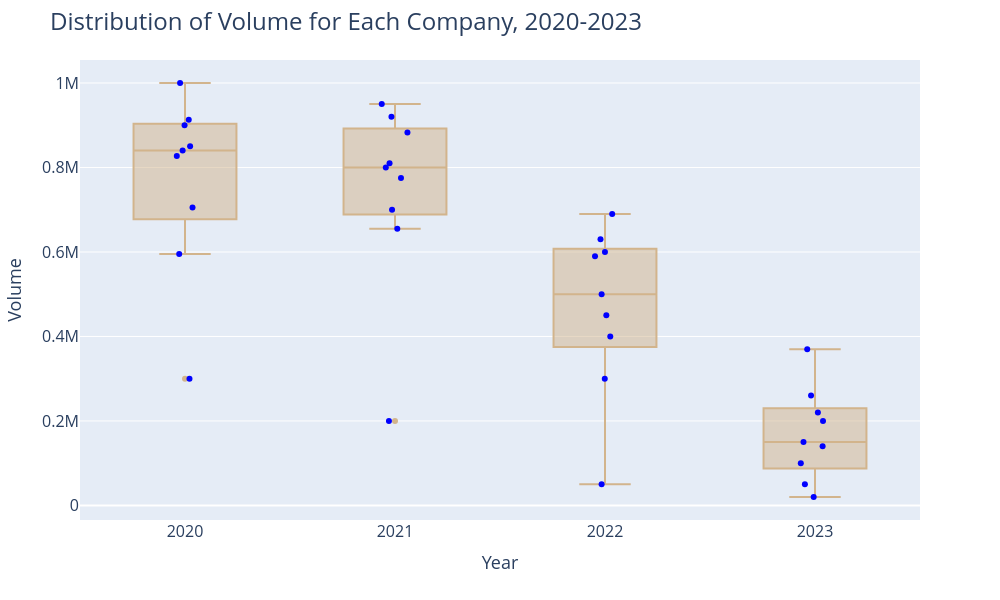

Notebook source saved alongside this figure:
### Markdown cell above
### Dynamic

### Code cell
# creates the boxplots
plot = px.box(all_files, x = all_files['year'], y = all_files['number'],
              color_discrete_sequence = ['tan'],
              boxmode = 'overlay', 
              category_orders={'year':('2020', '2021', '2022', '2023')}
              )

# if I want to turn off hover info for the boxplots
plot = plot.update_traces(hovertemplate = None, hoverinfo = 'none')

# plots the points (not in a straight line)
fig = px.strip(all_files, x = all_files['year'], y = all_files['number'],
               stripmode = 'overlay', width = 40, # change width?
               color_discrete_sequence = ['blue'], 
               category_orders={'year':('2020', '2021', '2022', '2023')}, 
              hover_name = 'entities', hover_data = ['year', 'number'])

# overlays the box plot and strip scatterplot together
plot = plot.add_traces(list(fig.select_traces()))

plot.update_layout(autosize = False, 
                  width = 1000, 
                  height = 600, 
                  title = dict(text = "Distribution of Volume for Each Company, 2020-2023",
                               font = dict(size = 24)),
                  xaxis_title = dict(text = 'Year', font_size = 18),
                  yaxis_title = dict(text = 'Volume', font_size = 18),
                  font_size = 16)

'''
##### Option 2 - interactive, but points are not jittered so they are hard to see
plot = go.Figure()
# creates the boxplots for each year
plot = plot.add_trace(go.Box(x = all_files['year'], y = all_files['number'], fillcolor = 'bisque', 
                             line = dict(color = 'lightgray'))) # use "boxpoints = 'all'",
                             pointpos = 0 to plot points -- but can't change color
# plot the points
plot = plot.add_trace(go.Scatter(x = all_files['year'], y = all_files['number'],
                      mode = 'markers', marker_color= 'teal', marker_size = 12,
                      x0= 0, marker_opacity = 0.5, marker_line = dict(color = 'white', width = 2)))
'''

plot.show()

### Figure 1 — Plotly figure (JSON) as saved in the notebook; plotly's stock layout.template omitted (floating-point values rounded to 4 significant figures)
{"data": [{"alignmentgroup": "True", "hoverinfo": "none", "legendgroup": "", "marker": {"color": "tan"}, "name": "", "notched": false, "offsetgroup": "", "orientation": "v", "showlegend": false, "type": "box", "x": [2023, 2022, 2021, 2020, 2023, 2022, 2021, 2020, 2023, 2022, 2021, 2020, 2023, 2022, 2021, 2020, 2023, 2022, 2021, 2020, 2023, 2022, 2021, 2020, 2023, 2022, 2021, 2020, 2023, 2022, 2021, 2020, 2023, 2022, 2021, 2020], "x0": " ", "xaxis": "x", "y": [100000, 300000, 800000, 900000, 200000, 400000, 700000, 850000, 150000, 600000, 950000, 1000000, 20000, 50000, 200000, 300000, 50000, 500000, 655000, 705000, 370000, 630000, 775000, 827000, 260000, 690000, 920000, 840000, 140000, 590000, 810000, 913000, 220000, 450000, 883000, 595000], "y0": " ", "yaxis": "y"}, {"alignmentgroup": "True", "boxpoints": "all", "fillcolor": "rgba(255,255,255,0)", "hoveron": "points", "hovertemplate": "<b>%{hovertext}</b><br><br>year=%{x}<br>number=%{y}<extra></extra>", "hovertext": ["Company 1", "Company 1", "Company 1", "Company 1", "Company 2", "Company 2", "Company 2", "Company 2", "Company 3", "Company 3", "Company 3", "Company 3", "Company 4", "Company 4", "Company 4", "Company 4", "Company 5", "Company 5", "Company 5", "Company 5", "Company 6", "Company 6", "Company 6", "Company 6", "Company 7", "Company 7", "Company 7", "Company 7", "Company 8", "Company 8", "Company 8", "Company 8", "Company 9", "Company 9", "Company 9", "Company 9"], "legendgroup": "", "line": {"color": "rgba(255,255,255,0)"}, "marker": {"color": "blue"}, "name": "", "offsetgroup": "", "orientation": "v", "pointpos": 0, "showlegend": false, "type": "box", "x": [2023, 2022, 2021, 2020, 2023, 2022, 2021, 2020, 2023, 2022, 2021, 2020, 2023, 2022, 2021, 2020, 2023, 2022, 2021, 2020, 2023, 2022, 2021, 2020, 2023, 2022, 2021, 2020, 2023, 2022, 2021, 2020, 2023, 2022, 2021, 2020], "x0": " ", "xaxis": "x", "y": [100000, 300000, 800000, 900000, 200000, 400000, 700000, 850000, 150000, 600000, 950000, 1000000, 20000, 50000, 200000, 300000, 50000, 500000, 655000, 705000, 370000, 630000, 775000, 827000, 260000, 690000, 920000, 840000, 140000, 590000, 810000, 913000, 220000, 450000, 883000, 595000], "y0": " ", "yaxis": "y"}], "layout": {"autosize": false, "boxmode": "overlay", "font": {"size": 16}, "height": 600, "legend": {"tracegroupgap": 0}, "margin": {"t": 60}, "title": {"font": {"size": 24}, "text": "Distribution of Volume for Each Company, 2020-2023"}, "width": 1000, "xaxis": {"anchor": "y", "autorange": true, "categoryarray": ["2020", "2021", "2022", "2023"], "categoryorder": "array", "domain": [0, 1], "range": [2020.0, 2024.0], "title": {"font": {"size": 18}, "text": "Year"}, "type": "linear"}, "yaxis": {"anchor": "x", "autorange": true, "domain": [0, 1], "range": [-34440.0, 1054000.0], "title": {"font": {"size": 18}, "text": "Volume"}, "type": "linear"}}}
